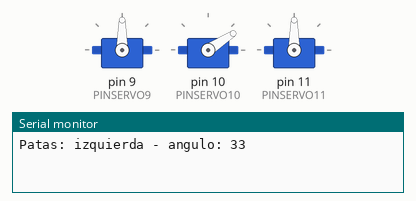
This sketch was run on a simulated Arduino Uno, built with avr-gcc and run on an emulated ATmega328P. Shown: 3 × servo, the last lines printed to the serial monitor.

Above: at 0.05 s.
At 0.2 s:
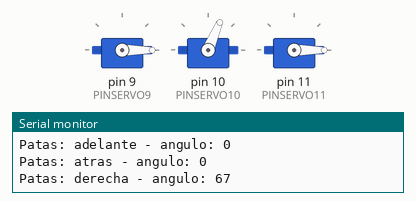
At 0.3 s:
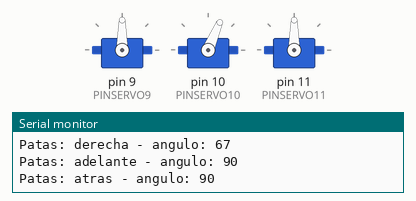
Timing chart, 0 to 3.0 s (numbered marks = the images above):
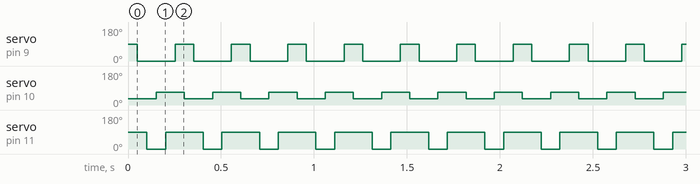

The sketch:

motor.ino
```cpp
#include <Servo.h>

#define PINSERVO9 9
#define PINSERVO10 10
#define PINSERVO11 11

int PULSOMIN = 800;
int PULSOMAX = 2000;
Servo servo9;
Servo servo10;
Servo servo11;

void setup() {
  // put your setup code here, to run once:
  Serial.begin(9600);
  servo9.attach(PINSERVO9, PULSOMIN, PULSOMAX);
  servo10.attach(PINSERVO10, PULSOMIN, PULSOMAX);
  servo11.attach(PINSERVO11, PULSOMIN, PULSOMAX);
}

void loop() {
//levanta las patas
      levantaPatas(33, "izquierda");
      avanzaDerecha(0, "adelante");
      avanzaIzquierda(0, "atras");
      levantaPatas(67, "derecha");
      avanzaIzquierda(90, "adelante");
      avanzaDerecha(90, "atras");


}

void levantaPatas(int angulo, String verbo) {
  servo10.write(angulo);
  // servo2.write(angulo);
  String strB = "Patas: ";
  strB += verbo;
  strB += " - angulo: ";
  strB += angulo;
  Serial.println(strB.c_str());
  delay(50);
}

void avanzaDerecha(int angulo, String verbo) {
  servo9.write(angulo);
  // servo2.write(angulo);
  String strB = "Patas: ";
  strB += verbo;
  strB += " - angulo: ";
  strB += angulo;
  Serial.println(strB.c_str());
  delay(50);
}

void avanzaIzquierda(int angulo, String verbo) {
  servo11.write(angulo);
  // servo2.write(angulo);
  String strB = "Patas: ";
  strB += verbo;
  strB += " - angulo: ";
  strB += angulo;
  Serial.println(strB.c_str());
  delay(50);
}
```

Measured:
- by itself, servo on pin 9 (PINSERVO9): alternates 90° for 0.10 s and 0° for 0.20 s
- by itself, servo on pin 10 (PINSERVO10): alternates 67° for 0.15 s and 33° for 0.15 s
- by itself, servo on pin 11 (PINSERVO11): alternates 90° for 0.20 s and 0° for 0.10 s
